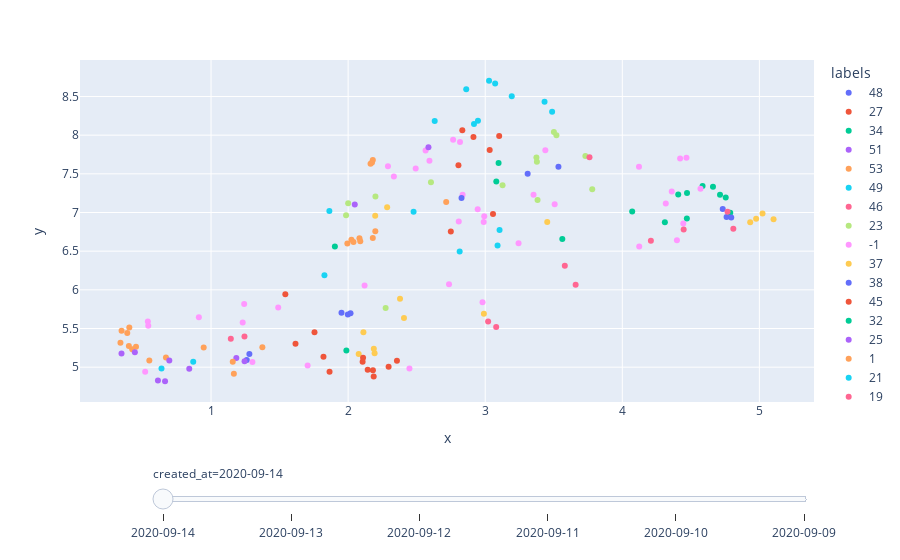

The notebook cell this image was saved under:
### Code cell
fig = px.scatter(result, x="x", y="y",hover_name="headline", color = "labels", animation_frame="created_at")
fig["layout"].pop("updatemenus")
fig.update_layout(
     height=800)
fig.show()
